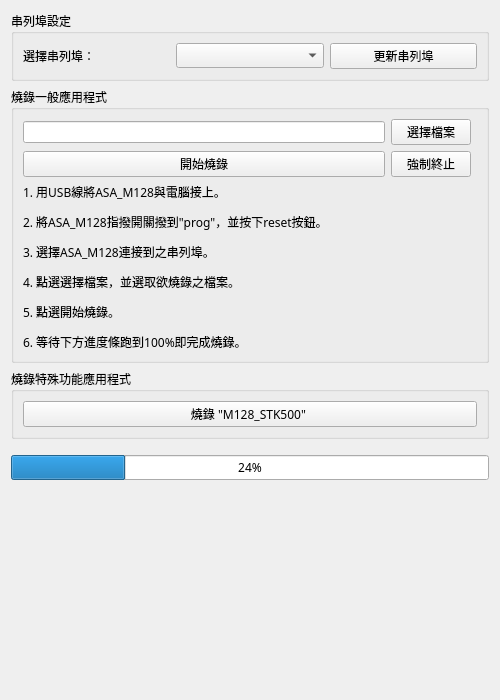
<?xml version="1.0" encoding="UTF-8"?>
<ui version="4.0">
 <class>MainWidgetAsaProg</class>
 <widget class="QWidget" name="MainWidgetAsaProg">
  <property name="geometry">
   <rect>
    <x>0</x>
    <y>0</y>
    <width>500</width>
    <height>700</height>
   </rect>
  </property>
  <property name="font">
   <font>
    <family>微軟正黑體</family>
   </font>
  </property>
  <layout class="QVBoxLayout" name="verticalLayout_3">
   <item>
    <widget class="QGroupBox" name="groupBox_serial">
     <property name="title">
      <string>串列埠設定</string>
     </property>
     <layout class="QHBoxLayout" name="horizontalLayout_2">
      <item>
       <widget class="QLabel" name="label_selecSerialPort">
        <property name="maximumSize">
         <size>
          <width>16777215</width>
          <height>16777215</height>
         </size>
        </property>
        <property name="baseSize">
         <size>
          <width>0</width>
          <height>0</height>
         </size>
        </property>
        <property name="text">
         <string>選擇串列埠：</string>
        </property>
       </widget>
      </item>
      <item>
       <widget class="QComboBox" name="comboBox_selectPort"/>
      </item>
      <item>
       <widget class="QPushButton" name="pushButton_updatePortList">
        <property name="text">
         <string>更新串列埠</string>
        </property>
       </widget>
      </item>
     </layout>
    </widget>
   </item>
   <item>
    <widget class="QGroupBox" name="groupBox_SelectFile">
     <property name="title">
      <string>燒錄一般應用程式</string>
     </property>
     <layout class="QGridLayout" name="gridLayout">
      <item row="0" column="1">
       <widget class="QPushButton" name="pushButton_selectFile">
        <property name="text">
         <string>選擇檔案</string>
        </property>
       </widget>
      </item>
      <item row="0" column="0">
       <widget class="QLineEdit" name="lineEdit_selectFile">
        <property name="font">
         <font>
          <family>Consolas</family>
         </font>
        </property>
       </widget>
      </item>
      <item row="2" column="0" colspan="3">
       <widget class="QLabel" name="label_steps">
        <property name="font">
         <font>
          <family>微軟正黑體</family>
         </font>
        </property>
        <property name="text">
         <string>&lt;html&gt;&lt;head/&gt;&lt;body&gt;&lt;p&gt;1. 用USB線將ASA_M128與電腦接上。&lt;/p&gt;&lt;p&gt;2. 將ASA_M128指撥開關撥到&amp;quot;prog&amp;quot;，並按下reset按鈕。&lt;/p&gt;&lt;p&gt;3. 選擇ASA_M128連接到之串列埠。&lt;/p&gt;&lt;p&gt;4. 點選選擇檔案，並選取欲燒錄之檔案。&lt;/p&gt;&lt;p&gt;5. 點選開始燒錄。&lt;/p&gt;&lt;p&gt;6. 等待下方進度條跑到100%即完成燒錄。&lt;/p&gt;&lt;/body&gt;&lt;/html&gt;</string>
        </property>
       </widget>
      </item>
      <item row="1" column="0">
       <widget class="QPushButton" name="pushButton_startProg">
        <property name="text">
         <string>開始燒錄</string>
        </property>
       </widget>
      </item>
      <item row="1" column="1">
       <widget class="QPushButton" name="pushButton_stopProg">
        <property name="text">
         <string>強制終止</string>
        </property>
       </widget>
      </item>
     </layout>
    </widget>
   </item>
   <item>
    <widget class="QGroupBox" name="groupBox_specialTools">
     <property name="title">
      <string>燒錄特殊功能應用程式</string>
     </property>
     <layout class="QVBoxLayout" name="verticalLayout">
      <item>
       <widget class="QPushButton" name="pushButton_progStk500">
        <property name="text">
         <string>燒錄 &quot;M128_STK500&quot; </string>
        </property>
       </widget>
      </item>
     </layout>
    </widget>
   </item>
   <item>
    <spacer name="verticalSpacer">
     <property name="orientation">
      <enum>Qt::Vertical</enum>
     </property>
     <property name="sizeType">
      <enum>QSizePolicy::Minimum</enum>
     </property>
     <property name="sizeHint" stdset="0">
      <size>
       <width>20</width>
       <height>10</height>
      </size>
     </property>
    </spacer>
   </item>
   <item>
    <widget class="QProgressBar" name="progressBar">
     <property name="value">
      <number>24</number>
     </property>
    </widget>
   </item>
   <item>
    <spacer name="verticalSpacer_4">
     <property name="orientation">
      <enum>Qt::Vertical</enum>
     </property>
     <property name="sizeHint" stdset="0">
      <size>
       <width>20</width>
       <height>40</height>
      </size>
     </property>
    </spacer>
   </item>
  </layout>
 </widget>
 <resources/>
 <connections/>
</ui>
